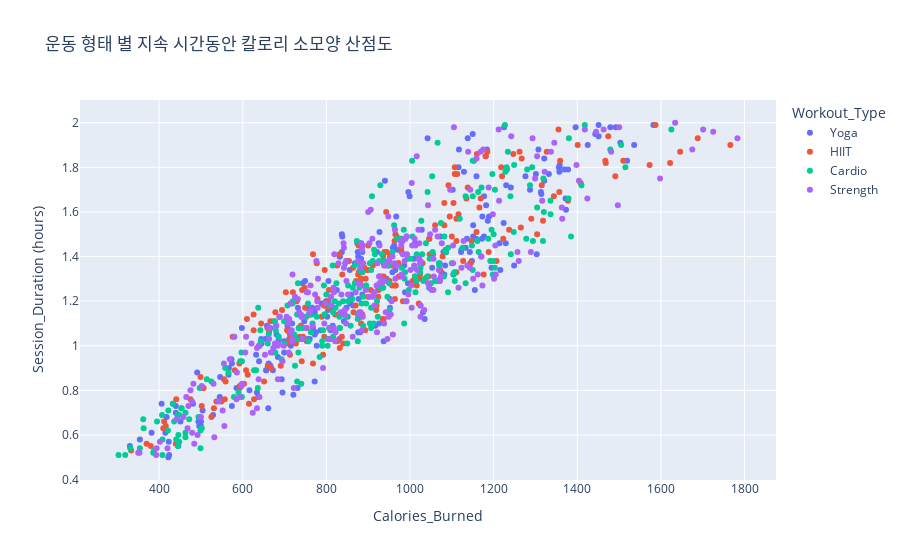

The notebook cell saved with this chart:
### Code cell
import plotly.express as px

#운동 형태 별 지속 시간동안 칼로리 소모양 산점도
fig = px.scatter(gym_df, x='Calories_Burned', y='Session_Duration (hours)', color='Workout_Type',title='운동 형태 별 지속 시간동안 칼로리 소모양 산점도')

fig.show()

### Figure 1 — Plotly figure (JSON) as saved in the notebook; plotly's stock layout.template omitted (floating-point values rounded to 4 significant figures; data arrays with more than 128 entries replaced by an {"elided": "..."} marker saying what was removed)
{"data": [{"hovertemplate": "Workout_Type=Yoga<br>Calories_Burned=%{x}<br>Session_Duration (hours)=%{y}<extra></extra>", "legendgroup": "Yoga", "marker": {"color": "#636efa", "symbol": "circle"}, "mode": "markers", "name": "Yoga", "orientation": "v", "showlegend": true, "x": {"elided": "239 float values"}, "xaxis": "x", "y": {"elided": "239 float values"}, "yaxis": "y", "type": "scatter"}, {"hovertemplate": "Workout_Type=HIIT<br>Calories_Burned=%{x}<br>Session_Duration (hours)=%{y}<extra></extra>", "legendgroup": "HIIT", "marker": {"color": "#EF553B", "symbol": "circle"}, "mode": "markers", "name": "HIIT", "orientation": "v", "showlegend": true, "x": {"elided": "221 float values"}, "xaxis": "x", "y": {"elided": "221 float values"}, "yaxis": "y", "type": "scatter"}, {"hovertemplate": "Workout_Type=Cardio<br>Calories_Burned=%{x}<br>Session_Duration (hours)=%{y}<extra></extra>", "legendgroup": "Cardio", "marker": {"color": "#00cc96", "symbol": "circle"}, "mode": "markers", "name": "Cardio", "orientation": "v", "showlegend": true, "x": {"elided": "255 float values"}, "xaxis": "x", "y": {"elided": "255 float values"}, "yaxis": "y", "type": "scatter"}, {"hovertemplate": "Workout_Type=Strength<br>Calories_Burned=%{x}<br>Session_Duration (hours)=%{y}<extra></extra>", "legendgroup": "Strength", "marker": {"color": "#ab63fa", "symbol": "circle"}, "mode": "markers", "name": "Strength", "orientation": "v", "showlegend": true, "x": {"elided": "258 float values"}, "xaxis": "x", "y": {"elided": "258 float values"}, "yaxis": "y", "type": "scatter"}], "layout": {"xaxis": {"anchor": "y", "domain": [0.0, 1.0], "title": {"text": "Calories_Burned"}}, "yaxis": {"anchor": "x", "domain": [0.0, 1.0], "title": {"text": "Session_Duration (hours)"}}, "legend": {"title": {"text": "Workout_Type"}, "tracegroupgap": 0}, "title": {"text": "운동 형태 별 지속 시간동안 칼로리 소모양 산점도"}}}
